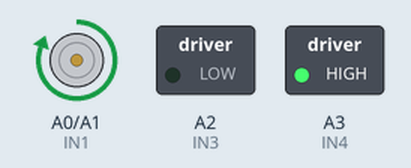
This sketch was run on a simulated Arduino Uno, built with avr-gcc and run on an emulated ATmega328P. Parts: motor-driver pin pairs drawn as motors (green arrow = first pin HIGH = forward, orange = second pin HIGH = backward, longer = more drive), switched loads named in the sketch (green lamp = pin HIGH).

Above: at 0.3 s.
Timing chart, 0 to 1.8 s (numbered marks = the images above):
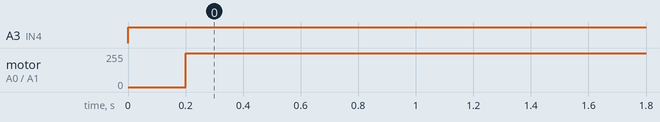

The sketch:

l298N_setmotor.ino
```cpp
#define IN1 A0
#define IN2 A1
#define IN3 A2
#define IN4 A3

void moveUp(int speed, int pin1, int pin2)
{
    // speed = checkSpeed(speed);
    analogWrite(pin1, speed);
    analogWrite(pin2, 0);
}

void moveDown(int speed, int pin1, int pin2)
{
    // speed = checkSpeed(speed);
    analogWrite(pin1, 0);
    analogWrite(pin2, speed);
}

void setup() {
  // put your setup code here, to run once:
  pinMode(IN1, OUTPUT);
  pinMode(IN2, OUTPUT);
  pinMode(IN3, OUTPUT);
  pinMode(IN4, OUTPUT);
}

void loop() {
  // put your main code here, to run repeatedly:
  //tien
  int dis = 25;
  if(dis < 30)
  {
    moveDown(255, IN3, IN4);
  }
  delay(200);
  moveUp(255, IN1, IN2);
}
```

Measured:
- by itself, A3 (IN4): LOW → HIGH at 0.00 s
- by itself, motor on A0 (IN1) / A1 (IN2): stopped → forward 255/255 at 0.20 s
